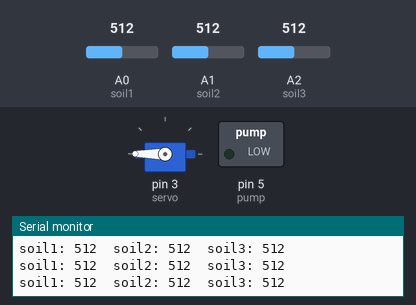
This sketch was run on a simulated Arduino Uno, built with avr-gcc and run on an emulated ATmega328P. On the bench: servo, switched loads named in the sketch (green lamp = pin HIGH), the last lines printed to the serial monitor. The test bench sets the inputs (shaded band); at power-on: A0 (soil1) = 512, A1 (soil2) = 512, A2 (soil3) = 512.

Above: at 18.4 s.
18.5 s: A0 (soil1) set to 290
At 20.6 s:
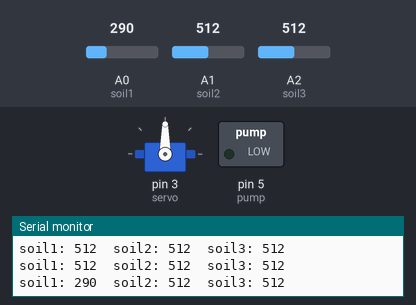
25.7 s: A0 (soil1) set to 306
At 28.5 s:
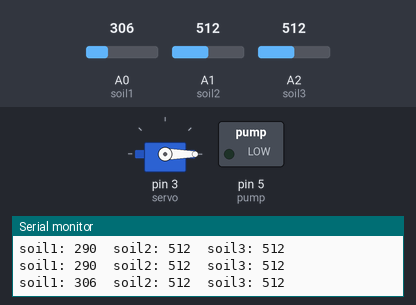
Timing chart, 0 to 38.9 s (numbered marks = the images above; inputs shaded):
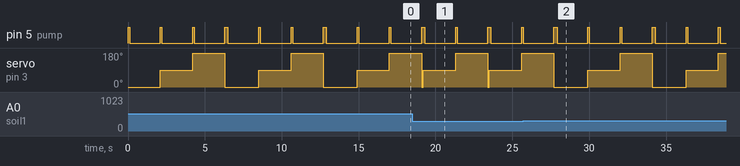

Measured:
- by itself, pin 5 (pump): repeats every 6.4 s: 2 × (HIGH 0.10 s, LOW 2.0 s), HIGH 0.20 s, LOW 2.0 s
- by itself, servo on pin 3 (servo): repeats every 6.4 s: 180° 2.1 s, 0° 2.2 s, 90° 2.1 s

The sketch:

alpha.ino
```cpp
// Libraries
#include <Servo.h>

// Define variabels
#define soil1 A0
#define soil2 A1
#define soil3 A2
#define servo 3
#define pump 5


// Global variabels
unsigned int soil_value1 = 0;
unsigned int soil_value2 = 0;
unsigned int soil_value3 = 0;
const byte pump_time = 2;

Servo s1;

void setup() {
  Serial.begin(9600);

  pinMode(pump, OUTPUT);
  pinMode(servo, OUTPUT);
  s1.attach(servo);
  digitalWrite(pump, HIGH);
}


void loop() {

  // Getting sensors data
  soil_value1 = analogRead(soil1);
  soil_value2 = analogRead(soil2);
  soil_value3 = analogRead(soil3);

  // Printing Values

  Serial.print("soil1: ");
  Serial.print(soil_value1);
  Serial.print("  ");
  Serial.print("soil2: ");
  Serial.print(soil_value2);
  Serial.print("  ");
  Serial.print("soil3: ");
  Serial.print(soil_value3);
  Serial.print("\n");

  if ((soil_value1 > 300)) {
    s1.write(0);
    s1.write(0);
    delay(100);
    pump_activate();
    s1.write(0);
  } else digitalWrite(soil1, LOW);

  if ((soil_value2 > 300)) {
    s1.write(0);
    s1.write(90);
    delay(100);
    pump_activate();
    s1.write(0);

  } else digitalWrite(soil2, LOW);

  if (soil_value3 > 300)  {
    s1.write(0);
    s1.write(180);
    delay(100);
    pump_activate();
    s1.write(0);

  } else digitalWrite(soil3, LOW);

  delay(100);
}

void pump_activate() {

  digitalWrite(pump, LOW);
  delay(pump_time * 1000);
  digitalWrite(pump, HIGH);
}
```
